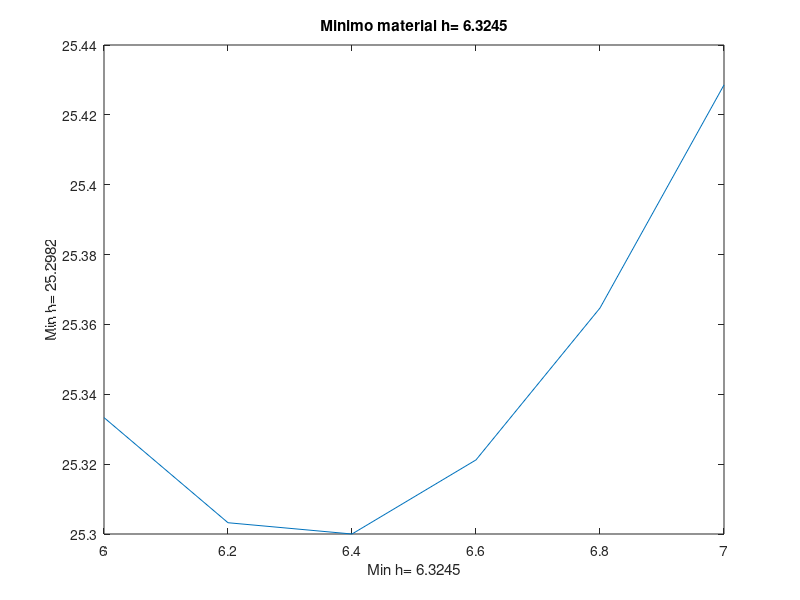

MATLAB code for this plot:
% Title		:Funcion minimo material para la alberca 
% Description	:Script para graficar una funcion de el tamaño de una alberca 
% Author	:Jennifer Almaraz Suarez, Astrit Lariza Garcia Castillo
% Date		:20211014
% Version	:1
% Usage		:octave> /path/Problemaalberca
%		:Requiere aplicacion octave, usar su linea de comandos 

% limpiar variable 
 clear 
% Ejemplo mínimo de material para una alberca 
% Rango de 0..2 en i=0.2
 h=6:0.2:7;
% Valor de la funcion 
 Fh= @(h)((2*h) + (80./h));
% Funcion a plotear  
 y= (2*h) + (80./h);
% Funcion para determinar valor minimo
 rest= fminbnd(Fh,6,7);
% Dibujar h,y 
 plot (h,y);
% Titulo 
 title(['Minimo material h= ' num2str(rest)]);
% Etiqueta para x
 xlabel(['Min h= ' num2str(rest)]);
% Etiqueta para y 
 ylabel(['Min h= ' num2str( Fh(rest) )]); 
